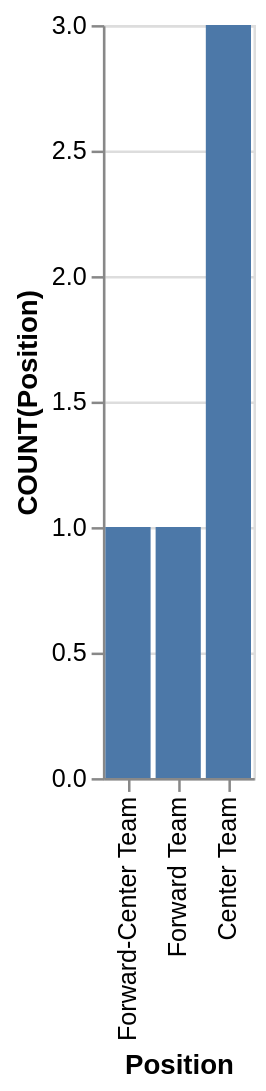

Write the Vega-Lite specification saved for this chart.
### Vega-Lite specification from a JSON file in a GitHub repository (floating-point values rounded to 4 significant figures)
{"data": {"values": [{"x_data": "Forward-Center Team", "y_data": 1}, {"x_data": "Forward Team", "y_data": 1}, {"x_data": "Center Team", "y_data": 3}]}, "mark": "bar", "encoding": {"x": {"field": "x_data", "type": "nominal", "title": "Position", "sort": "descending"}, "y": {"field": "y_data", "type": "quantitative", "title": "COUNT(Position)"}}}
